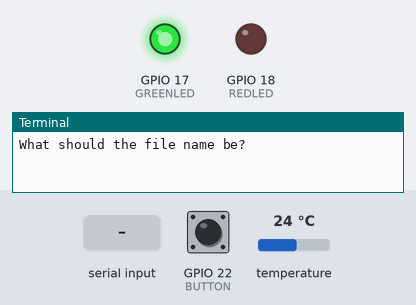
The program below on a simulated Raspberry Pi (BCM pin numbers). Parts: output pins drawn as LEDs (lit = HIGH), the last lines printed to the terminal. Inputs (shaded band) come from the test bench; at power-on: GPIO 22 (BUTTON) LOW, temperature 24 °C.

Above: at 1.2 s.
1.3 s: "0" typed at the terminal, then Enter
2.8 s: GPIO 22 (BUTTON) pulled HIGH for 0.15 s
At 2.87 s:
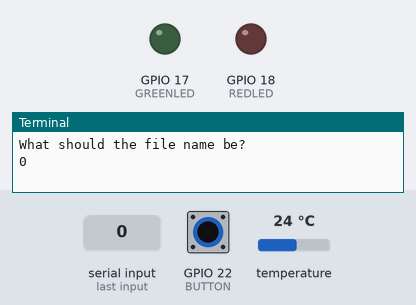
At 4.1 s:
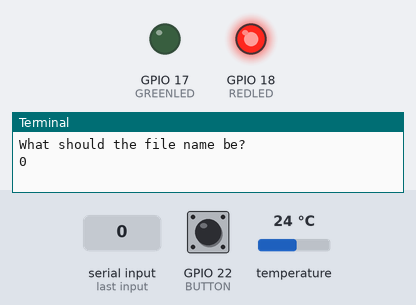
Timing chart, 0 to 5.8 s (numbered marks = the images above; inputs shaded):
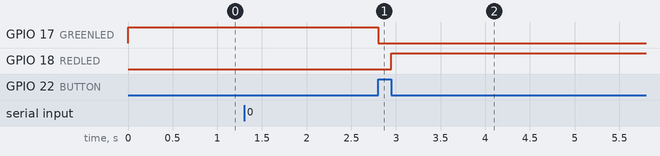

Measured:
- after the input at 2.8 s, GPIO 17 (GREENLED): HIGH → LOW at once; GPIO 18 (REDLED): LOW → HIGH after 0.15 s

The program:

templog.py
```python
import time
import RPi.GPIO as GPIO
tnum = 0
t2num = 0
t3num = 0
counter = 0
temps = []
GPIO.setmode(GPIO.BCM)
GREENLED = 17
REDLED = 18
BUTTON = 22
GPIO.setup(GREENLED, GPIO.OUT)
GPIO.setup(REDLED, GPIO.OUT)
GPIO.setup(BUTTON, GPIO.IN)
GPIO.output(GREENLED, GPIO.HIGH)
filename = str(input("What should the file name be?"))

while tnum == 0:
	if GPIO.input(BUTTON):
		tnum  = 1
		GPIO.output(GREENLED, GPIO.LOW)
while t3num == 0:
	if not GPIO.input(BUTTON):
		t3num = 1
GPIO.output(REDLED, GPIO.HIGH)
while t2num == 0:
	if not GPIO.input(BUTTON):
		counter += 1
		if counter % 10 == 0:
			secs = counter/10
			tfile = open("/sys/bus/w1/devices/28-00000535db42/w1_slave")
			text = tfile.read()
			tfile.close()
			temperaturedata = text.split("\n")[1].split(" ")[9]
			temperature = float(temperaturedata[2:])
			temperature = temperature / 1000
			print "Temperature after " + str(secs) + " seconds is " + str(temperature) + " degrees Celsius."
			temps.append(temperature)

		time.sleep(0.1)
	else:
		t2num = 1
		GPIO.output(REDLED, GPIO.LOW)

GPIO.cleanup()

tempfilename = "/var/tmp/" + str(filename) + ".txt"
tempfile = open(tempfilename, "w")
for i in temps:
	tempfile.write(str(i) + "\n")
tempfile.close()
print "File has been saved to " + str(tempfilename)
```
